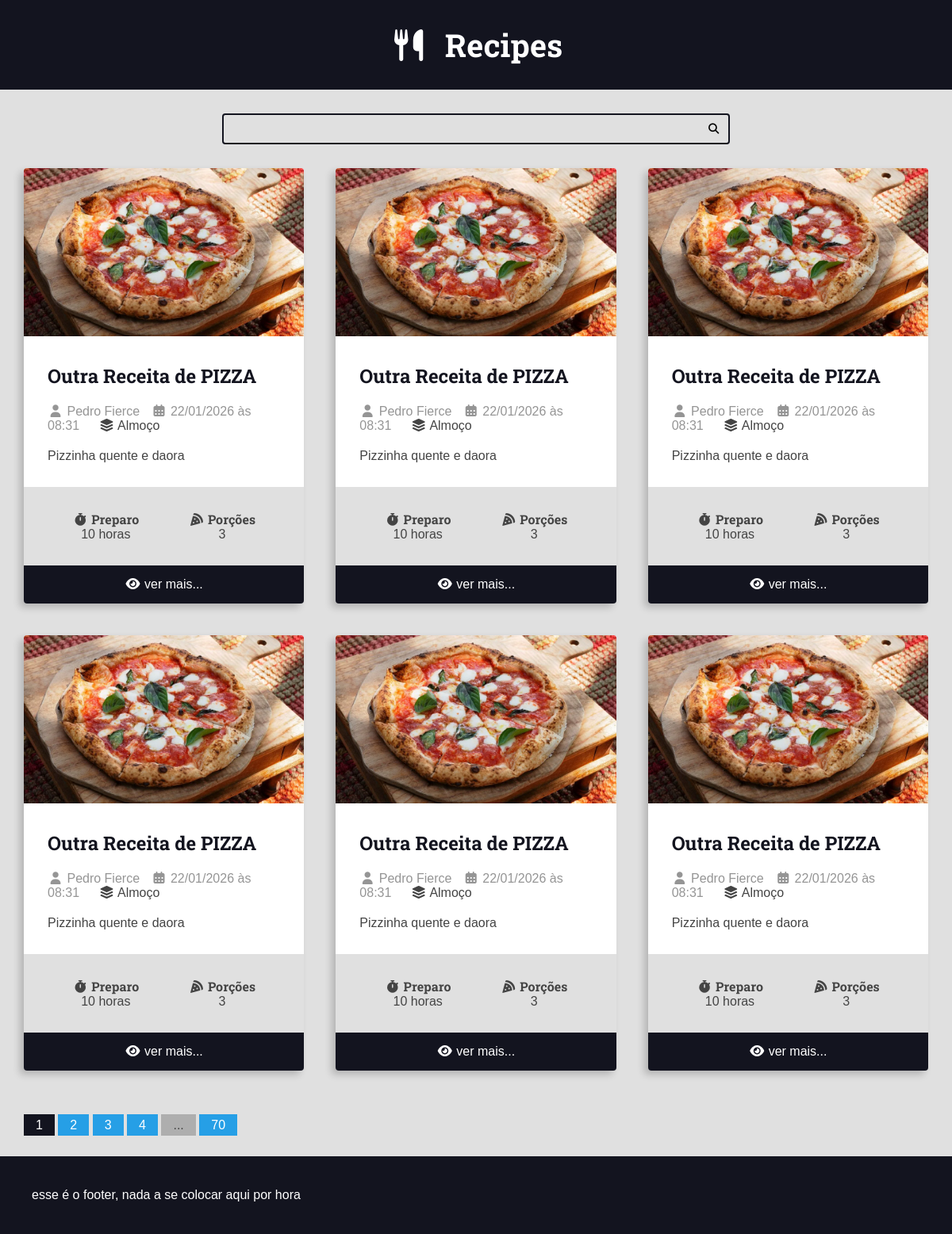
/recipes/category/2/, run on the app's committed database.
### recipes/models.py (models this page shows, shortened)
class Recipe(models.Model):
    title = models.CharField(max_length=65)
    description = models.CharField(max_length=165)
    slug = models.SlugField(unique=True)
    preparation_time = models.IntegerField()
    preparation_time_unit = models.CharField(max_length=65)
    servings = models.IntegerField()
    servings_time_unit = models.CharField(max_length=65)
    preparation_steps = models.TextField()
    preparation_steps_is_html = models.BooleanField(default=False)
    created_at = models.DateTimeField(auto_now_add=True)
    update_at = models.DateTimeField(auto_now=True)
    is_published = models.BooleanField(default=False)
    cover = models.ImageField(upload_to='recipes/covers/%Y/%m/%d', blank=True, default='')
    category = models.ForeignKey(
        Category, on_delete=models.SET_NULL, null=True, blank=True, default=None)
    author = models.ForeignKey(
        User, on_delete=models.SET_NULL, null=True)

class Category(models.Model):
    name = models.CharField(max_length=65)

### recipes/views.py (the view)
# urls.py: path('recipes/category/<int:category_id>/', views.category, name="category"),
def category(request, category_id):
    recipes = get_list_or_404(
        Recipe.objects.filter(
            category__id=category_id,
            is_published= True
        ).order_by('-id')
    )
    page_obj, pagination_range = make_pagination(request, recipes, PER_PAGE)
    return render(request, 'recipes/pages/category.html', context={
        'recipes': page_obj,
        'pagination_range': pagination_range,
        'title': f'{recipes[0].category.name} - Category | '
    })

### utils/pagination.py (called while the page is built)
def make_pagination(request, queryset, per_page,qtd_de_paginas=4):
    try:
        current_page = int(request.GET.get('page', 1))
    except ValueError:
        current_page = 1
    paginator = Paginator(queryset, per_page)
    page_obj = paginator.get_page(current_page)
    pagination_range = make_pagination_range(
        paginator.page_range,
        qtd_de_paginas,
        current_page,
    )
    return page_obj, pagination_range

### recipes/templates/recipes/pages/category.html (shortened to what this page needs)
{% extends "global/base.html" %}
{% block content %}
<div class="main-content main-content-list container">
    {% for recipe in recipes %}
        {% include "recipes/partials/recipe.html" %}
    {% endfor %}
</div>
{% endblock content %}

### recipes/templates/recipes/partials/recipe.html (shortened to what this page needs)
<div class="recipe recipe-list-item">
    {% if recipe.cover.url is not Null %}
        <div class="recipe-cover">
            <a href="{% url "recipes:recipe" recipe.id %}">
                <img src="{{recipe.cover.url}}" alt="Temporario">
            </a>
        </div>
    {% endif %}
    <div class="recipe-title-container">
        <h2 class="recipe-title">
            <a href="{% url "recipes:recipe" recipe.id %}">
                {{recipe.title}}
            <a/>
        </h2>
    </div>
    <div class="recipe-author">
    {% if recipe.author is not None %}
        <span class="recipe-author-item">
            <i class="fas fa-user"></i>
            {% if recipe.author.first_name %}
                {{recipe.author.first_name}} {{recipe.author.last_name}}
            {% else %}
                {{recipe.author.username}}
            {% endif %}
        </span>
    {% endif %}
        <span class="recipe-author-item">
            <i class="fas fa-calendar-alt"></i>
            {{ recipe.created_at|date:"d/m/Y" }} às {{ recipe.created_at|date:"H:i" }}
        </span>
        {% if recipe.category is not None %}
            <span class="recipe-author-item">
                <a href="{% url "recipes:category" recipe.category.id %}">
                    <i class="fas fa-layer-group"></i>
                    {{recipe.category.name}}
                </a>
            </span>
        {% endif %}
    </div>
    <div class="recipe-content">
        {{recipe.description}}
    </div>
    <div class="recipe-meta-container">
        <div class="recipe-meta recipe-preparation">
            <h3 class="recipe-meta-title"><i class="fas fa-stopwatch"></i> Preparo</h3>
            <div class="recipe-meta-text">
                {{recipe.preparation_time}} {{recipe.preparation_time_unit}}
            </div>
        </div>
        <div class="recipe-meta recipe-servings">
            <h3 class="recipe-meta-title"><i class="fas fa-pizza-slice"></i> Porções</h3>
            <div class="recipe-meta-text">
                {{recipe.servings}} {{recipe.servings_unit}}
            </div>
        </div>
    </div>
    {% if is_detail_page is not True %}
        <footer class="recipe-footer">
        <a class="recipe-read-more button button-dark button-full-width" href="{% url "recipes:recipe" recipe.id%}">
                <i class="fas fa-eye"></i>
                <span>ver mais...</span>
            </a>
        </footer>
    {% endif %}
</div>

### base_static/global/css/styles.css (style rules this page uses)
:root { --color-primary: #269fe6; --color-primary-hover: #2086c2; --color-primary-dark: #13141f; --color-primary-dark-hover: #212336; --color-primary-light: #d4ecfa; --color-primary-light-hover: #bdd8e7; --color-white: #fff; --color-black: #000; --color-dark-text: #444; --color-info-light: #cce5ff; --color-debug-light: #cce5ff; --color-success-light: #d4edda; --color-alert-light: #fff3cd; --color-warning-light: #fff3cd; --color-error-light: #f8d7da; --color-info-dark: #4d86c4; --color-debug-dark: #4d86c4; --color-success-dark: #4a9c5d; --color-alert-dark: #927f40; --color-warning-dark: #927f40; --color-error-dark: #da525d; --color-gray-0: #f9f9f9; --color-gray-1: #e0e0e0; --color-gray-2: #c7c7c7; --color-gray-3: #aeaeae; --color-gray-4: #959595; --color-gray-5: #7d7d7d; --color-gray-6: #646464; --color-gray-7: #4b4b4b; --color-gray-8: #323232; --color-gray-9: #191919; --font-primary: sans-serif; --font-headings: 'Roboto Slab', serif; --spacing-gutter-medium: 3rem; --spacing-gutter-large: 4rem; }
* { padding: 0; margin: 0; box-sizing: border-box; }
html { font-size: 62.5% }
body { font-size: 1.6rem; font-family: var(--font-primary); background-color: var(--color-gray-1); color: var(--color-dark-text) }
.container { max-width: 144rem; margin: 0 auto; padding: var(--spacing-gutter-medium); }
h1, h2, h3, h4, h5, h6 { font-family: var(--font-headings); }
.main-content { padding-top: 0; }
.main-content-list { display: grid; grid-template-columns: repeat(auto-fit, minmax(340px, 1fr)); gap: var(--spacing-gutter-large) }
.recipe { background: var(--color-white); box-shadow: -5px 5px 10px rgba(0, 0, 0, .2); transform: scale(1); transition: all 300ms ease-in-out; border-radius: 0.4rem; overflow: hidden; }
.recipe img { max-width: 100%; }
.recipe-list-item { max-width: 64rem; height: fit-content; }
.recipe-title-container { padding: var(--spacing-gutter-medium); padding-bottom: 2rem; }
.recipe-title-container a { text-decoration: none; color: var(--color-primary-dark) }
.recipe-author { padding: 0 var(--spacing-gutter-medium); }
.recipe-author-item { color: var(--color-gray-4); margin-right: 1rem; }
.recipe-content { padding: var(--spacing-gutter-medium); padding-top: 2rem; }
.recipe-author a { color: var(--font-primary); transition: all 300ms ease-in-out; text-decoration: none; }
.recipe-meta-container { display: flex; flex-flow: row wrap; padding: var(--spacing-gutter-medium); background: var(--color-gray-1); }
.recipe-meta { display: flex; flex-flow: column nowrap; flex-shrink: 1; flex-grow: 1; text-align: center; }
.recipe-meta-title { font-size: 1.6rem; }
.recipe-footer a { background-color: var(--color-primary-dark); display: block; color: var(--color-white); text-decoration: none; text-align: center; padding: 1.5rem var(--spacing-gutter-medium); transition: all 300ms ease-in-out; }

### data on the page
Recipe: cover (picture), title "Outra Receita de PIZZA", author.first_name "Pedro", author.last_name "Fierce", created_at "22/01/2026", created_at "08:31", category.name "Almoço", description "Pizzinha quente e daora", preparation_time "10", preparation_time_unit "horas", servings "3"
Recipe: cover (picture), title "Outra Receita de PIZZA", author.first_name "Pedro", author.last_name "Fierce", created_at "22/01/2026", created_at "08:31", category.name "Almoço", description "Pizzinha quente e daora", preparation_time "10", preparation_time_unit "horas", servings "3"
Recipe: cover (picture), title "Outra Receita de PIZZA", author.first_name "Pedro", author.last_name "Fierce", created_at "22/01/2026", created_at "08:31", category.name "Almoço", description "Pizzinha quente e daora", preparation_time "10", preparation_time_unit "horas", servings "3"
Recipe: cover (picture), title "Outra Receita de PIZZA", author.first_name "Pedro", author.last_name "Fierce", created_at "22/01/2026", created_at "08:31", category.name "Almoço", description "Pizzinha quente e daora", preparation_time "10", preparation_time_unit "horas", servings "3"
Recipe: cover (picture), title "Outra Receita de PIZZA", author.first_name "Pedro", author.last_name "Fierce", created_at "22/01/2026", created_at "08:31", category.name "Almoço", description "Pizzinha quente e daora", preparation_time "10", preparation_time_unit "horas", servings "3"
Recipe: cover (picture), title "Outra Receita de PIZZA", author.first_name "Pedro", author.last_name "Fierce", created_at "22/01/2026", created_at "08:31", category.name "Almoço", description "Pizzinha quente e daora", preparation_time "10", preparation_time_unit "horas", servings "3"

### other printed values
{{ page }} "1"
{{ page }} "2" "3" "4"
{{ pagination_range.total_pages }} "70"
